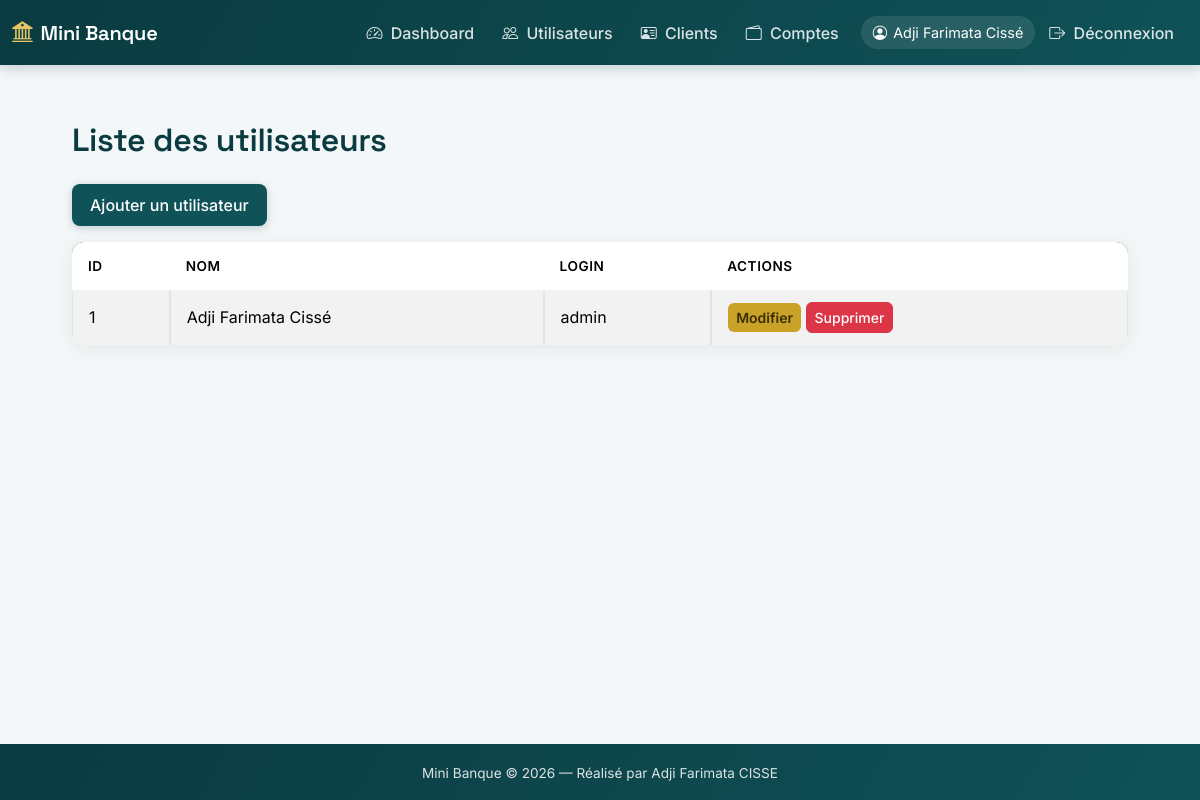
The app's page /index.php?page=utilisateurs (signed in) with its own data.
### tables this page shows
CREATE TABLE `utilisateurs` (
  `id`          INT UNSIGNED NOT NULL AUTO_INCREMENT,
  `nom`         VARCHAR(100) NOT NULL,
  `login`       VARCHAR(50)  NOT NULL,
  `password`    VARCHAR(255) NOT NULL,    
  `created_at`  TIMESTAMP NOT NULL DEFAULT CURRENT_TIMESTAMP,
  PRIMARY KEY (`id`),
  UNIQUE KEY `uniq_login` (`login`)
);

### user.php (the view, shortened to what this page needs)
<?php
include "db.php";
$users = $pdo->query("SELECT * FROM utilisateurs ORDER BY id ASC")->fetchAll(PDO::FETCH_ASSOC);
?>
<!DOCTYPE html>
<html lang="en">
<head>
    <link href="https://cdn.jsdelivr.net/npm/bootstrap@5.3.2/dist/css/bootstrap.min.css" rel="stylesheet">
    <link href="https://cdn.jsdelivr.net/npm/bootstrap-icons@1.11.1/font/bootstrap-icons.css" rel="stylesheet">
    <link rel="stylesheet" href="style.css">
</head>
<body>
    <?php include "navbar.php"; ?>
    <div class="container mt-5">
    <h2>Liste des utilisateurs</h2>
    <a href="AjoutUser.php" class="btn btn-purple mb-3">Ajouter un utilisateur</a>
    <table class="table table-bordered table-striped">
        <thead class="bg-purple text-white">
            <tr>
                <th>ID</th>
                <th>Nom</th>
                <th>Login</th>
                <th>Actions</th>
            </tr>
        </thead>
        <tbody>
            <?php foreach($users as $u): ?>
            <tr>
                <td><?= $u['id']; ?></td>
                <td><?= $u['nom']; ?></td>
                <td><?= $u['login']; ?></td>
                <td>
                    <a href="ModifUser.php?id=<?= $u['id']; ?>" class="btn btn-warning btn-sm">Modifier</a>
                    <a href="SuppUser.php?id=<?= $u['id']; ?>" class="btn btn-danger btn-sm">Supprimer</a>
                </td>
            </tr>
            <?php endforeach; ?>
        </tbody>
    </table>
</div>
<?php include "footer.php"; ?>
</body>
</html>

### style.css (style rules this page uses)
:root { --teal-dark: #0A3B40; --teal: #0F5257; --teal-tint: #E7F0EF; --gold: #C9A227; --gold-soft: #E4C666; --bg: #F4F7F8; --ink: #1B1B1B; --ink-soft: #5B6B6D; --line: #DCE6E6; --radius: 12px; --purple: var(--teal); --purple-dark: var(--teal-dark); }
* { box-sizing: border-box; }
body { background: var(--bg); color: var(--ink); font-family: 'Inter', sans-serif; min-height: 100vh; }
h1, h2, h3, h4, h5, .navbar-brand { font-family: 'Space Grotesk', sans-serif; font-weight: 600; letter-spacing: -0.01em; }
h2 { color: var(--teal-dark); margin-bottom: 24px; display: flex; align-items: center; gap: 10px; }
.btn-purple { background-color: var(--teal); color: #fff; border: none; border-radius: 8px; padding: 9px 18px; font-weight: 600; transition: all 0.2s ease; box-shadow: 0 2px 8px rgba(15, 82, 87, 0.25); }
.btn { border-radius: 8px; font-weight: 500; }
.btn-warning { background-color: var(--gold); border: none; color: #3a2e05; font-weight: 600; }
.btn-danger { border-radius: 8px; }
.btn-sm { border-radius: 6px; }
.table { background: #fff; border-radius: var(--radius); overflow: hidden; box-shadow: 0 4px 18px rgba(10, 59, 64, 0.08); border-collapse: separate; border-spacing: 0; }
.table thead.bg-purple, .table thead { background: linear-gradient(120deg, var(--teal-dark), var(--teal)) !important; color: #fff; }
.table thead th { border: none; font-weight: 600; font-size: 0.85rem; text-transform: uppercase; letter-spacing: 0.04em; padding: 14px 16px; }
.table td { padding: 12px 16px; vertical-align: middle; border-color: var(--line); }
.table-striped tbody tr:nth-of-type(odd) { background-color: var(--teal-tint); }
.container { max-width: 1080px; }
.container.mt-5 { padding-top: 8px; padding-bottom: 60px; }
html, body { height: 100%; }
body { display: flex; flex-direction: column; }

### records on screen
utilisateurs: id "1", nom "Adji Farimata Cissé", login "admin"

### other values on screen
$_SESSION['user']['nom'] "Adji Farimata Cissé"
